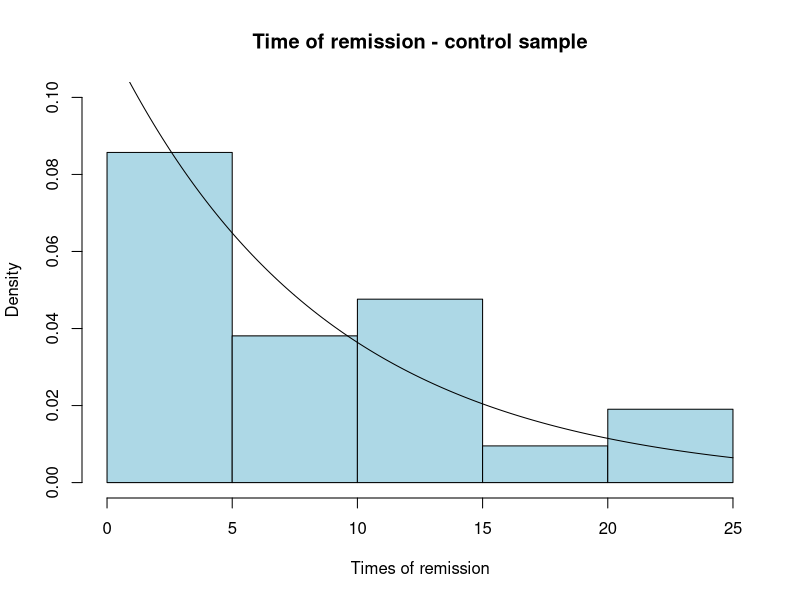
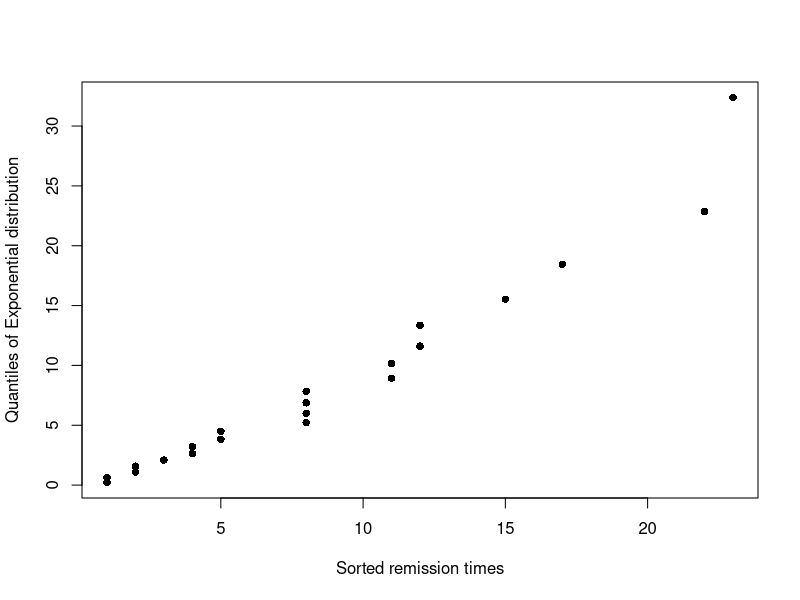
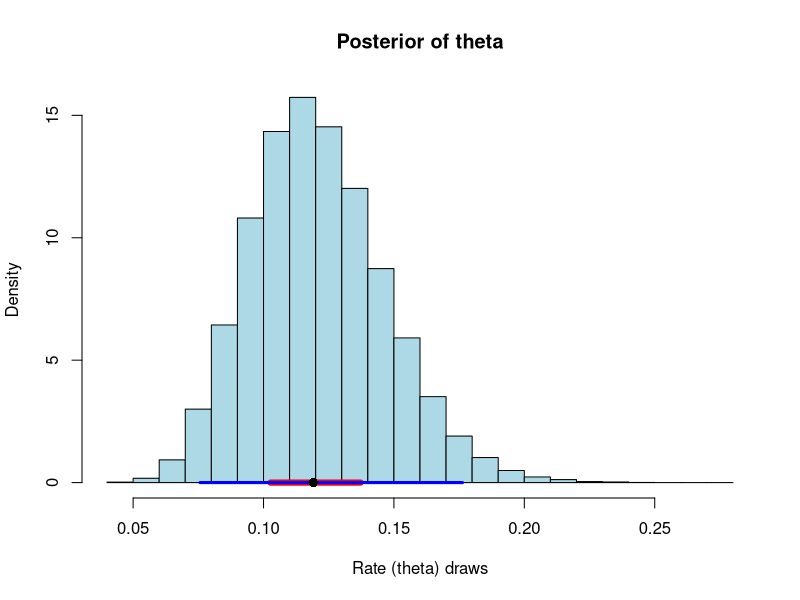
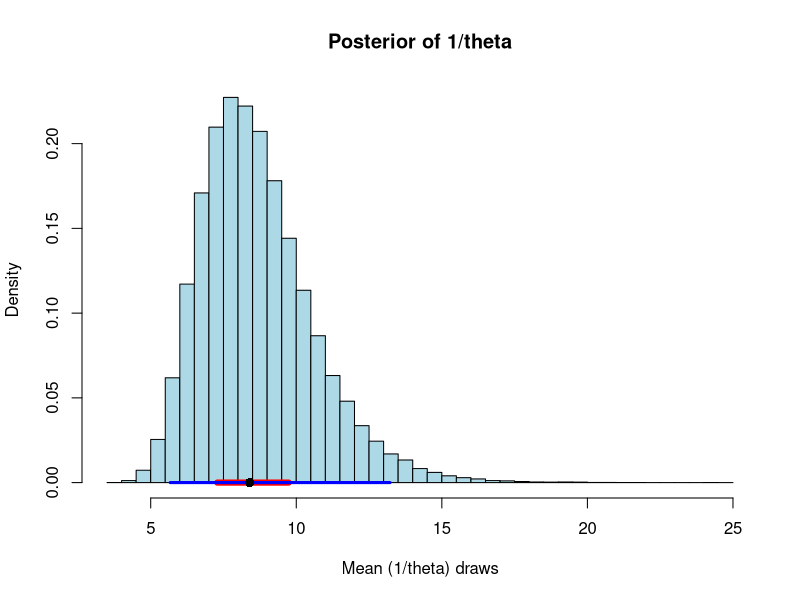
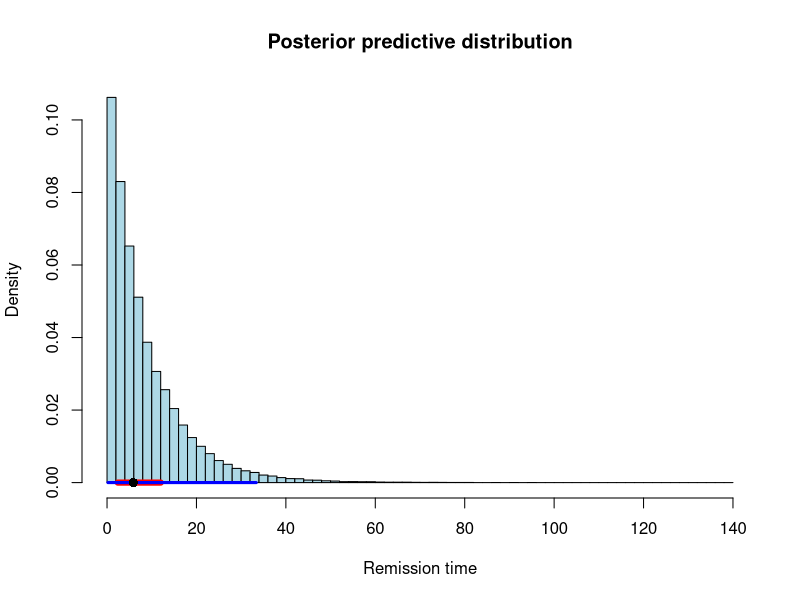
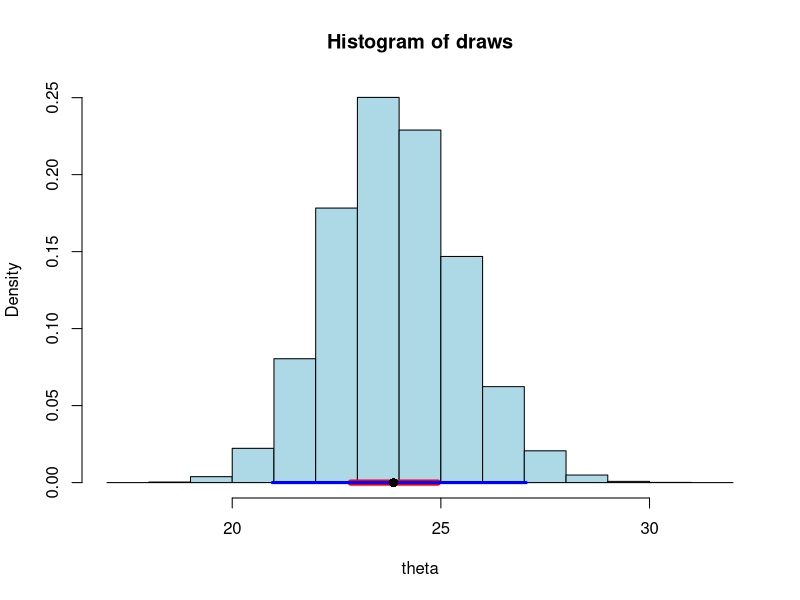
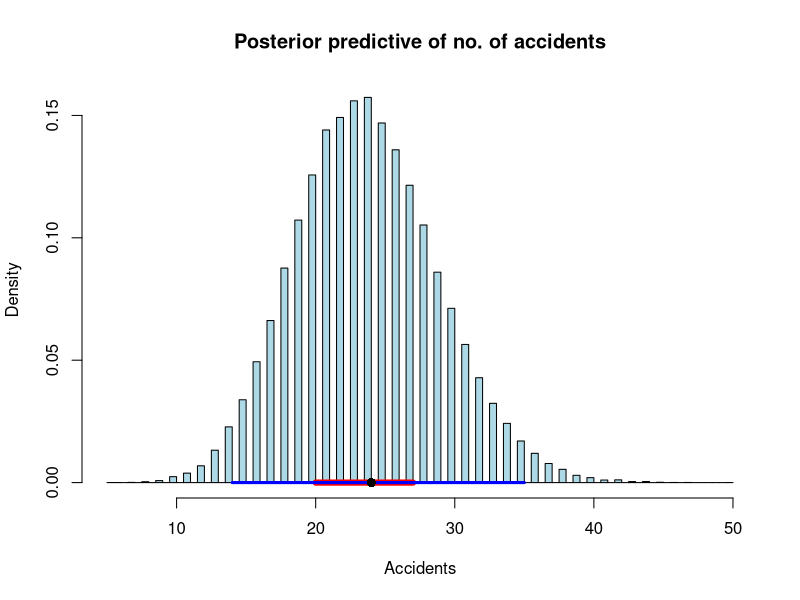
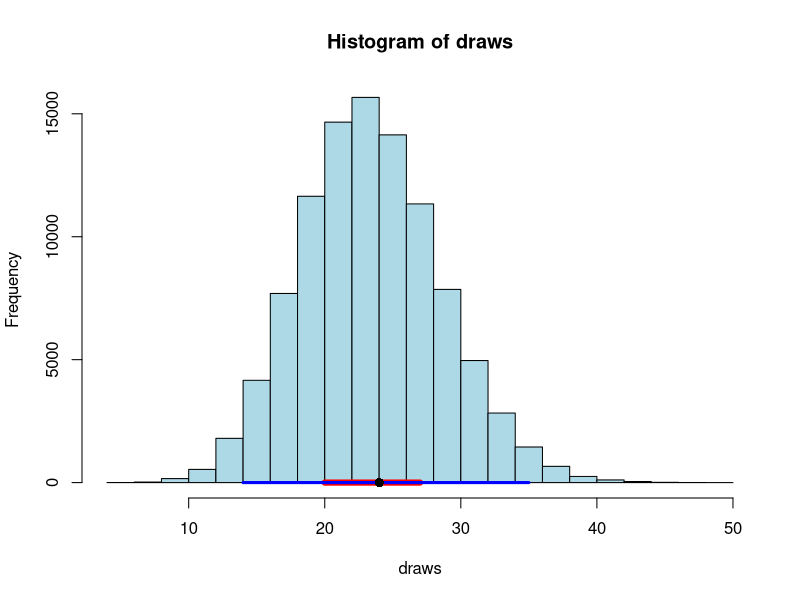

Source code (R) for these figures, in order:
#P61
#Appendix: R code for the Leukaemia data example
remistime <- c(1,1,2,2,3,4,4,5,5,8,8,8,8,11,11,12,12,15,17,22,23)
hist(remistime, xlab="Times of remission", col="lightblue",
     main="Time of remission - control sample",
     prob=TRUE, ylim=c(0, 0.1))
time <- seq(0.5, 25, length=200)
lines(time, dexp(time, 1/mean(remistime)))
quantiles <- qexp(seq(0.5/21, 20.5/21, by=1/21), 1/mean(remistime))
plot(sort(remistime), quantiles, pch=16,
     xlab="Sorted remission times",
     ylab="Quantiles of Exponential distribution")
n <- length(remistime)
sumy <- sum(remistime)
alpha <- 1
beta <- 0
nsamp <- 100000
set.seed(321)
theta.draws <- rgamma(nsamp, alpha + n, beta + sumy)
histpost <- function(draws, ...)
{
  quantiles <- quantile(draws, probs=c(0.025, 0.25, 0.5, 0.75, 0.975))
  hist(draws, col="lightblue", ...)
  lines(quantiles[c(2,4)], rep(0, 2), lwd=6, col="red")
  lines(quantiles[c(1,5)], rep(0, 2), lwd=3, col="blue")
  points(quantiles[3], 0, pch=16, cex=1.2)
  return(invisible(quantiles))
}
# histogram of draws from posterior of theta
histpost(theta.draws, breaks=30,
         prob=TRUE, main="Posterior of theta",
         xlab="Rate (theta) draws", ylab="Density")
# histogram of draws from posterior of 1/theta
histpost(1/theta.draws, breaks=30, prob=TRUE, main="Posterior of 1/theta",
         xlab="Mean (1/theta) draws", ylab="Density")
# histogram of draws from the posterior predictive
postpred.draws <- rexp(nsamp, theta.draws)
histpost(postpred.draws, breaks=seq(0,max(postpred.draws)+2, by=2),
         prob=TRUE, main="Posterior predictive distribution",
         xlab="Remission time", ylab="Density")

#homework 4 
#problem 1
year=1976:1985
accidents=c(24,25,31,31,22,21,26,20,16,22)
deaths <- c(734, 516, 754, 877, 814, 362, 764, 809, 223, 1066)
deathrate <- c(19, 12, 15, 16, 14, 6, 13, 13, 3, 15) / 100

#In order to print the data in a table, let's put the data in a data frame:
fatalities <- data.frame(Year = year, Accidents = accidents,
                         Deaths = deaths, Death.rate = deathrate)
fatalities

#(a) Let yi = number of accidents in ith year and assume yi
#i.i.d∼ Poi(θ), with θ ∼ Ga(α, β).
#We choose α = 1 and β = 0, which corresponds to an improper 
#at prior on θ. The posterior distribution of θ is θ|y ∼ Ga(α + ny, β + n), from which we can easily sample:
alpha <- 1; beta <- 0; nsamp <- 100000
y <- accidents; n <- length(y)
alpha1 <- alpha + sum(y); beta1 <- beta + n
set.seed(678)
theta.draws <- rgamma(nsamp, alpha1, beta1)

#The draws can then be plotted and summaries computed using the function histpost:
theta.quant <- histpost(theta.draws, prob=T, xlab="theta", ylab="Density")

#To compute a 95% predicitive interval for the number of accidents in 1986, we need to
#generate from the posterior predictive distribution of a future observation. This is easily
#done by generating Poisson random variables with rates equal to the draws from the
#posterior of θ:
#???
postpred.draws <- rpois(nsamp, theta.draws)
postpred.quant <- histpost(postpred.draws, prob=TRUE, 100, xlab="Accidents",
                           ylab="Density",
                           main="Posterior predictive of no. of accidents")
postpred.quant <- histpost(postpred.draws)
postpred.quant

#(b) The number of passenger miles in hundreds of millions, can be obtained by dividing the
#nunber of deaths by the death-rate (which is dened as the number of passenger deaths
#per 100 million passenger miles). We further divide by 1000, to obtain passenger miles in
#units of 1011 miles.
miles <- round(deaths / (deathrate * 1000), 2)
miles

alpha <- 1; beta <- 0
x <- miles
alpha1 <- alpha + sum(y); beta1 <- beta + sum(x)
theta.draws <- rgamma(nsamp, alpha1, beta1)
theta.quant <- histpost(theta.draws)
theta.quant

#To produce a 95% predictive interval for the number of fatal accidents, we need an estimate
#of the exposure (number of passenger miles) in 1986: this is given as 8 × 1011 passenger
#miles. Then, we can simulate from Poisson distribution with parameters equal to the
#exposure multiplied by the draws from the posterior of θ:
miles86 <- 8
postpred.draws <- rpois(nsamp, theta.draws * miles86 )
postpred.quant <- histpost(postpred.draws)
postpred.quant

#(c) A model for the number of passenger deaths, using the same approach as in part (a).
alpha <- 1; beta <- 0; nsamp <- 100000
y <- deaths; n <- length(y)
alpha1 <- alpha + sum(y); beta1 <- beta + n
theta.draws <- rgamma(nsamp, alpha1, beta1)
theta.quant <- histpost(theta.draws)
theta.quant

#(d) A model for the number of passenger deaths, using the same approach as in part (b).
miles <- round(deaths / (deathrate * 1000), 2)
alpha <- 1; beta <- 0
x <- miles
alpha1 <- alpha + sum(y); beta1 <- beta + sum(x)
theta.draws <- rgamma(nsamp, alpha1, beta1)
theta.quant <- histpost(theta.draws)
theta.quant

miles86 <- 8
postpred.draws <- rpois(nsamp, theta.draws * miles86 )
postpred.quant <- histpost(postpred.draws)
postpred.quant

#(e) Assumption of independence is likely violated in models (c) and (d), since passenger deaths
#do not occur independently, but in clusters. Among models (a) and (b) which one do you
#think is more plausible? Can you think of a modication of the models in parts (a) and
#(b) to predict the number of passenger deaths?
